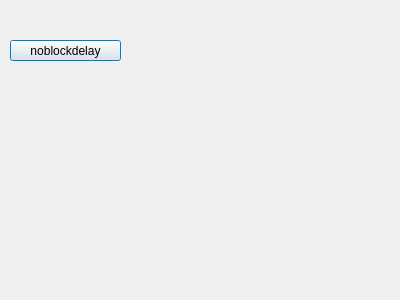
<?xml version="1.0" encoding="UTF-8"?>
<ui version="4.0">
 <class>UtilTesterDialog</class>
 <widget class="QDialog" name="UtilTesterDialog">
  <property name="geometry">
   <rect>
    <x>0</x>
    <y>0</y>
    <width>400</width>
    <height>300</height>
   </rect>
  </property>
  <property name="windowTitle">
   <string>Dialog</string>
  </property>
  <widget class="QLabel" name="labelTime">
   <property name="geometry">
    <rect>
     <x>150</x>
     <y>30</y>
     <width>221</width>
     <height>51</height>
    </rect>
   </property>
   <property name="text">
    <string/>
   </property>
  </widget>
  <widget class="QPushButton" name="pushButtonNoblockDelay">
   <property name="geometry">
    <rect>
     <x>10</x>
     <y>40</y>
     <width>111</width>
     <height>21</height>
    </rect>
   </property>
   <property name="text">
    <string>noblockdelay</string>
   </property>
  </widget>
 </widget>
 <resources/>
 <connections/>
</ui>
